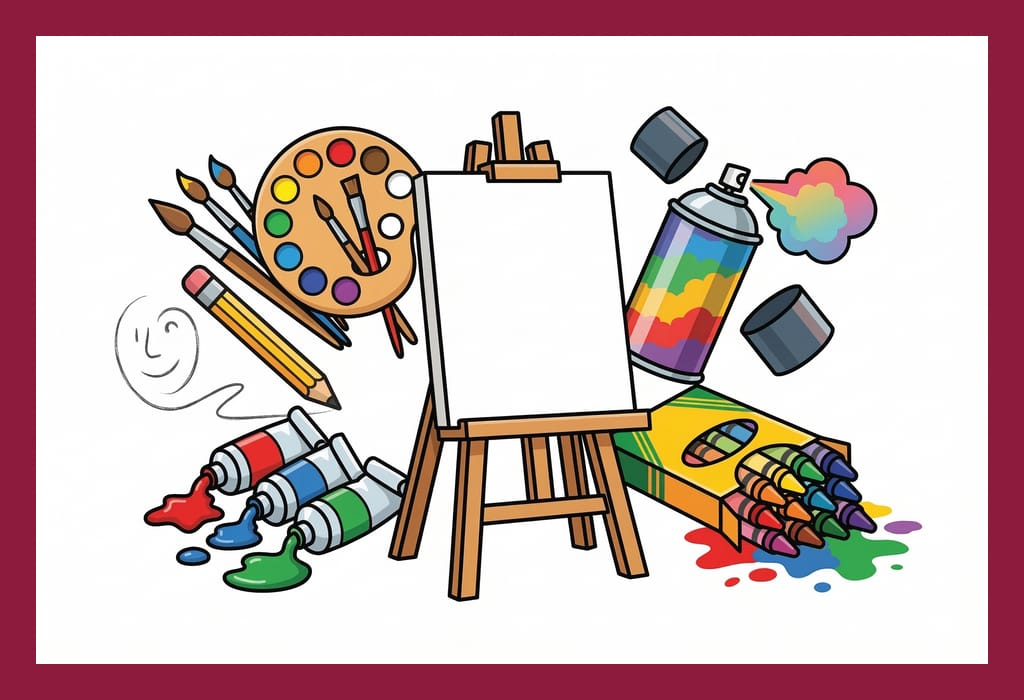
#> input picture cat-drawing.png, 1024 x 700 px
$ python make-square.py cat-drawing.png
#> lines starting #> are read from the running program, lines starting #| are printed output that depends on the picture
#!/usr/bin/env python3
"""بانرات الفئات مقاس 1024×700، وشبكة الموقع تعرضها مربعة بـ object-fit: cover
فتتقصّ الأيقونات من الأطراف. هذا يبني نسخة مربعة تحتوي الرسمة كاملة داخل نفس
الإطار العنّابي — نفس الشكل بدون قص."""
import sys
from PIL import Image
import numpy as np

FRAME = (141, 27, 61)   # عنّابي الإطار
SIZE = 1024

def square(src, dst, pad=0.06):
#> called with src = 'cat-drawing.png', dst = 'cat-drawing.png', pad = 0.06
    im = Image.open(src).convert('RGB')
#> im is the input picture: PIL image 1024x700 RGB; mean R, G, B 204.1, 180.8, 180.2
    a = np.array(im)
    # حدود المنطقة البيضاء داخل الإطار
    mc = a[:, im.width // 2]; mr = a[im.height // 2, :]
#> after `mc = a[:, im.width // 2]`: mc = 700 rows, first 8: [141, 27, 61], [141, 27, 61], [141, 27, 61], [141, 27, 61], [141, 27, 61], [141, 27, 61], [141, 27, 61], [141, 27, 61]
#> after `mr = a[im.height // 2, :]`: mr = 1024 rows, first 8: [141, 27, 61], [141, 27, 61], [141, 27, 61], [141, 27, 61], [141, 27, 61], [141, 27, 61], [141, 27, 61], [141, 27, 61]
    top = next(i for i, p in enumerate(mc) if p.min() > 200)
#> top = 36
    bot = im.height - 1 - next(i for i, p in enumerate(mc[::-1]) if p.min() > 200)
#> bot = 663
    left = next(i for i, p in enumerate(mr) if p.min() > 200)
#> left = 36
    right = im.width - 1 - next(i for i, p in enumerate(mr[::-1]) if p.min() > 200)
#> right = 987
    art = im.crop((left, top, right + 1, bot + 1))
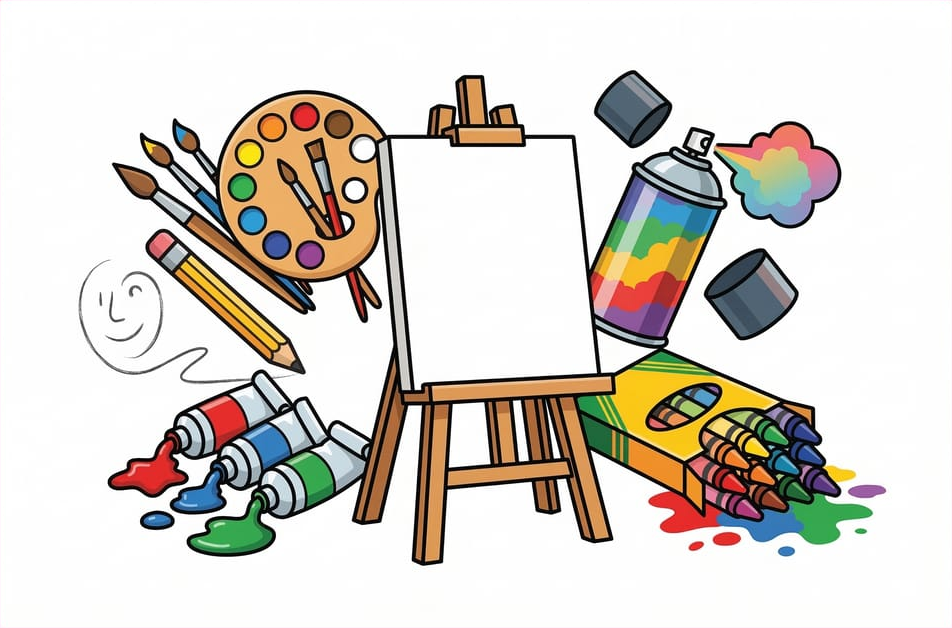
#> art: PIL image 952x628 RGB; mean R, G, B 216.7, 211.4, 203.9

    border = round(SIZE * (left / im.width))          # نفس نسبة الإطار الأصلية
#> border = 36
    inner = SIZE - border * 2
#> inner = 952
    box = int(inner * (1 - pad * 2))
#> box = 837
    art.thumbnail((box, box), Image.LANCZOS)
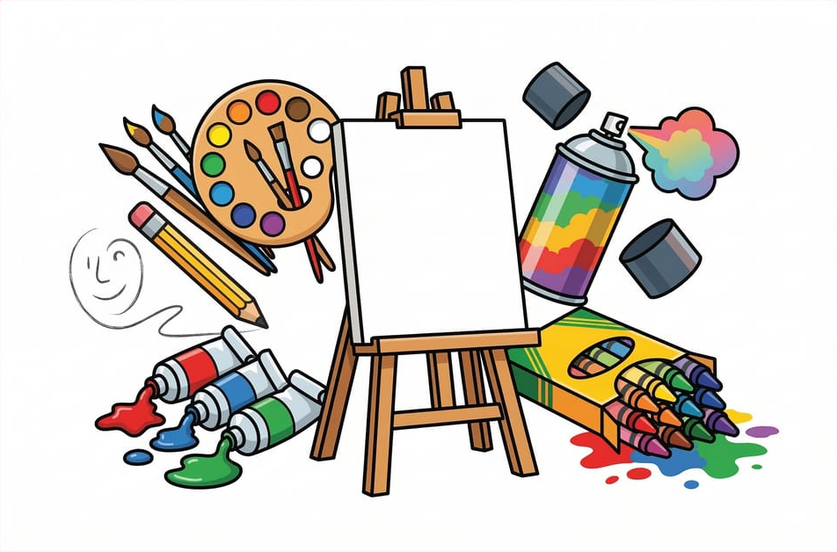
#> art: PIL image 837x552 RGB; mean R, G, B 216.7, 211.4, 203.9

    out = Image.new('RGB', (SIZE, SIZE), FRAME)
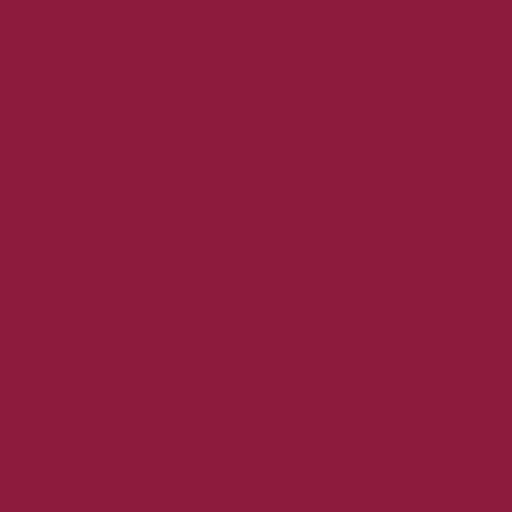
#> out: PIL image 1024x1024 RGB (shown at 1/2 size); mean R, G, B 141, 27, 61
    out.paste(Image.new('RGB', (inner, inner), (255, 255, 255)), (border, border))
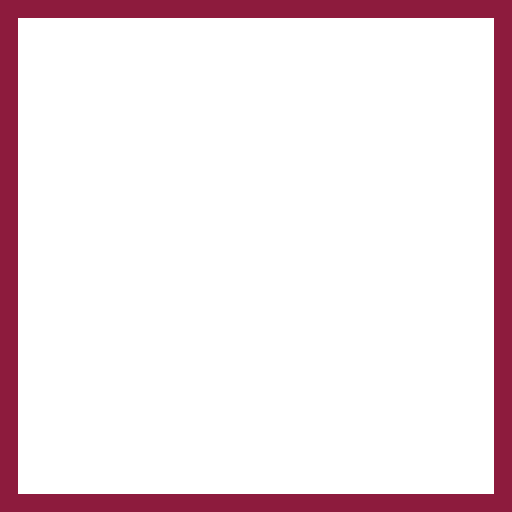
#> out: PIL image 1024x1024 RGB (shown at 1/2 size); mean R, G, B 239.5, 224.1, 228.7
    out.paste(art, (border + (inner - art.width) // 2, border + (inner - art.height) // 2))
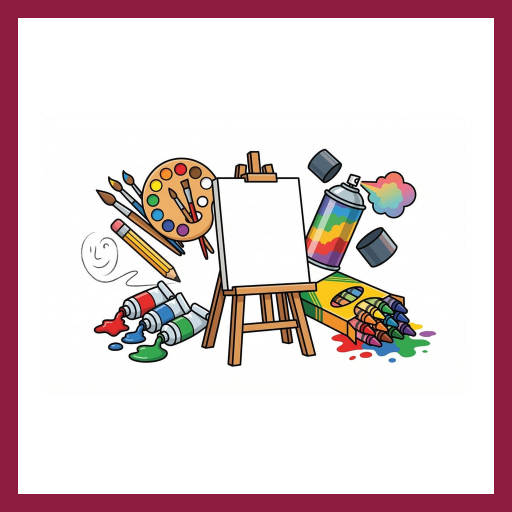
#> out: PIL image 1024x1024 RGB (shown at 1/2 size); mean R, G, B 222.7, 204.8, 206.1
    out.save(dst)
    print(f'{dst}  {out.size}  الرسمة {art.size}')
#| cat-drawing.png  (1024, 1024)  الرسمة (837, 552)

for p in sys.argv[1:]:
    square(p, p)

$ run again, on cat-commentator.png
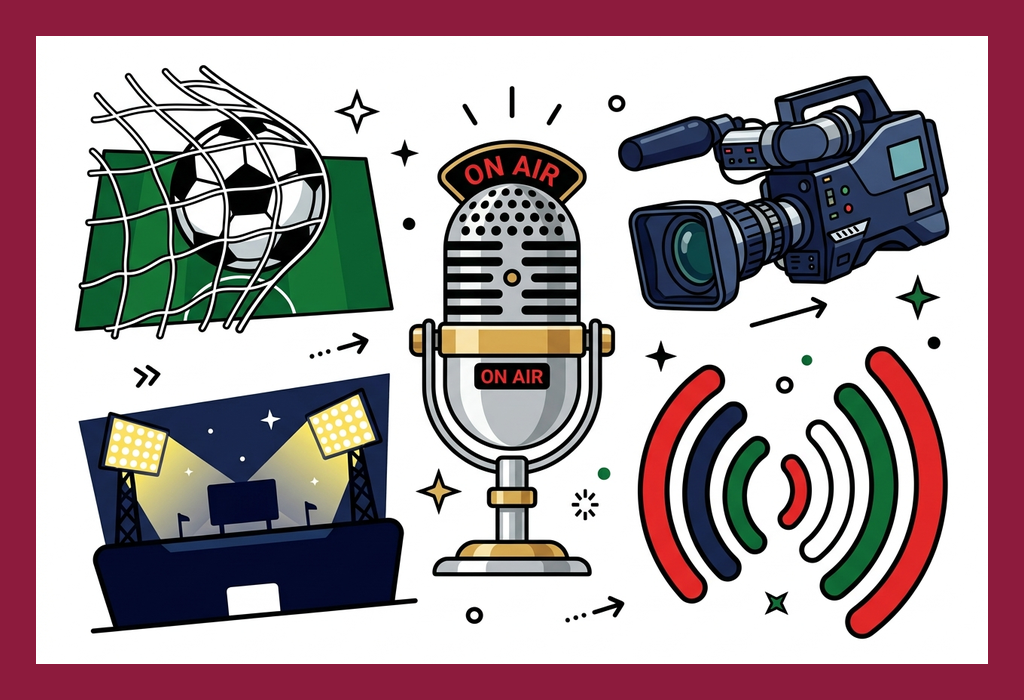
#> input picture cat-commentator.png, 1024 x 700 px
#> in square, im is the input picture: PIL image 1024x700 RGB; mean R, G, B 167.8, 149.6, 154.8
#> mc = 700 rows, first 8: [141, 27, 61], [141, 27, 61], [141, 27, 61], [141, 27, 61], [141, 27, 61], [141, 27, 61], [141, 27, 61], [141, 27, 61]
#> mr = 1024 rows, first 8: [141, 27, 61], [141, 27, 61], [141, 27, 61], [141, 27, 61], [141, 27, 61], [141, 27, 61], [141, 27, 61], [141, 27, 61]
#> top = 36
#> bot = 663
#> left = 36
#> right = 987
#> in square, `art = im.crop((left, top, right + 1, bot + 1))`:
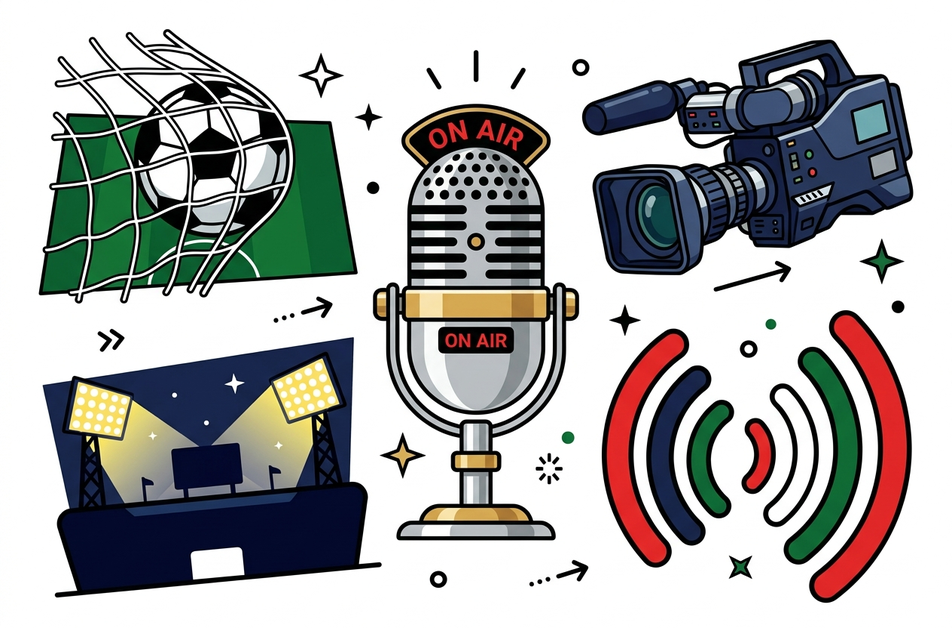
#> art: PIL image 952x628 RGB; mean R, G, B 173.1, 174, 173.5
#> border = 36
#> inner = 952
#> box = 837
#> in square, `out.paste(art, (border + (inner - art.width) // 2, border + (inner - a..`:
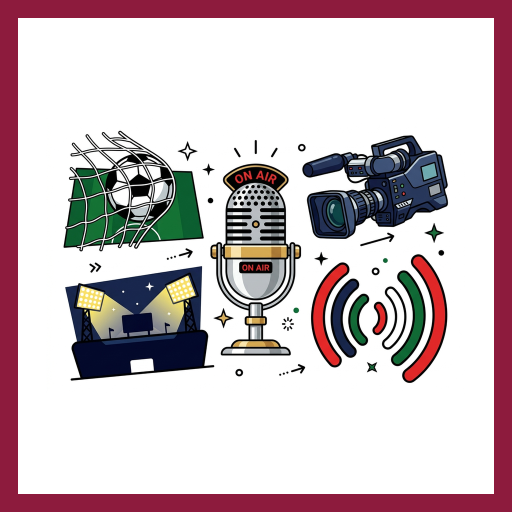
#> out: PIL image 1024x1024 RGB (shown at 1/2 size); mean R, G, B 203.5, 188.4, 192.8
#| cat-commentator.png  (1024, 1024)  الرسمة (837, 552)

$ run again, on cat-guess-sound.png
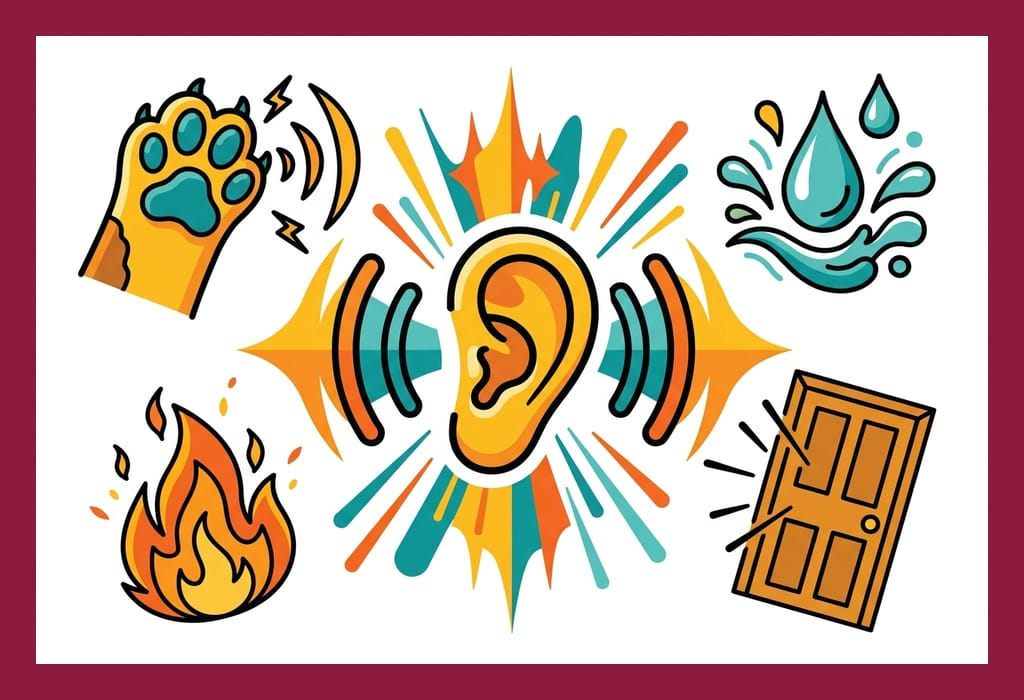
#> input picture cat-guess-sound.png, 1024 x 700 px
#> in square, im is the input picture: PIL image 1024x700 RGB; mean R, G, B 201.2, 175.1, 162
#> mc = 700 rows, first 8: [141, 27, 61], [141, 27, 61], [141, 27, 61], [141, 27, 61], [141, 27, 61], [141, 27, 61], [141, 27, 61], [141, 27, 61]
#> mr = 1024 rows, first 8: [141, 27, 61], [141, 27, 61], [141, 27, 61], [141, 27, 61], [141, 27, 61], [141, 27, 61], [141, 27, 61], [141, 27, 61]
#> top = 36
#> bot = 663
#> left = 36
#> right = 987
#> in square, `art = im.crop((left, top, right + 1, bot + 1))`:
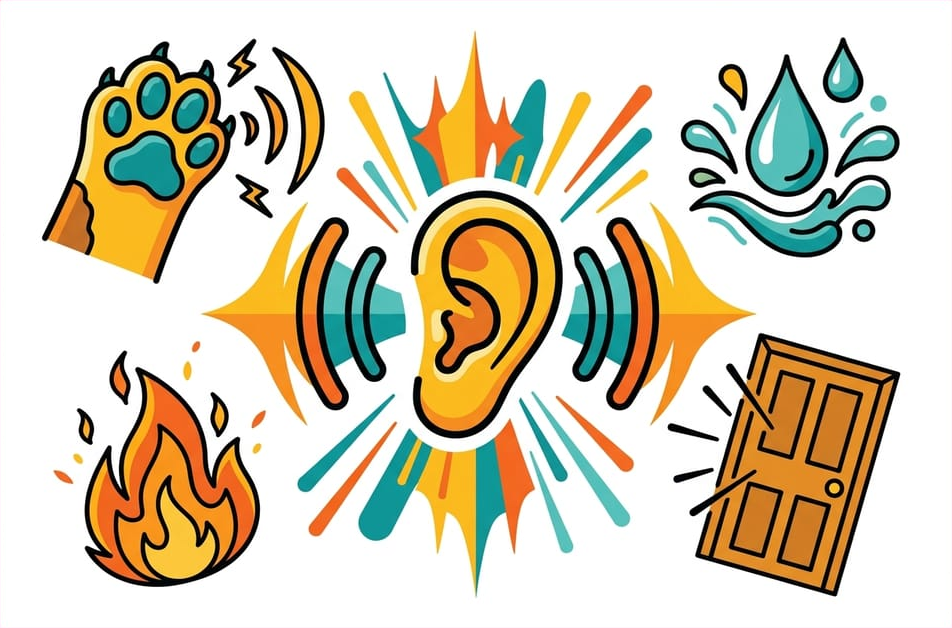
#> art: PIL image 952x628 RGB; mean R, G, B 213.3, 204.5, 182.1
#> border = 36
#> inner = 952
#> box = 837
#> in square, `out.paste(art, (border + (inner - art.width) // 2, border + (inner - a..`:
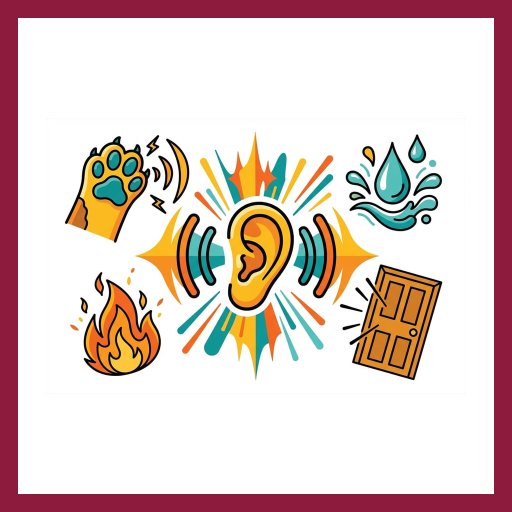
#> out: PIL image 1024x1024 RGB (shown at 1/2 size); mean R, G, B 221.1, 201.8, 196.6
#| cat-guess-sound.png  (1024, 1024)  الرسمة (837, 552)
